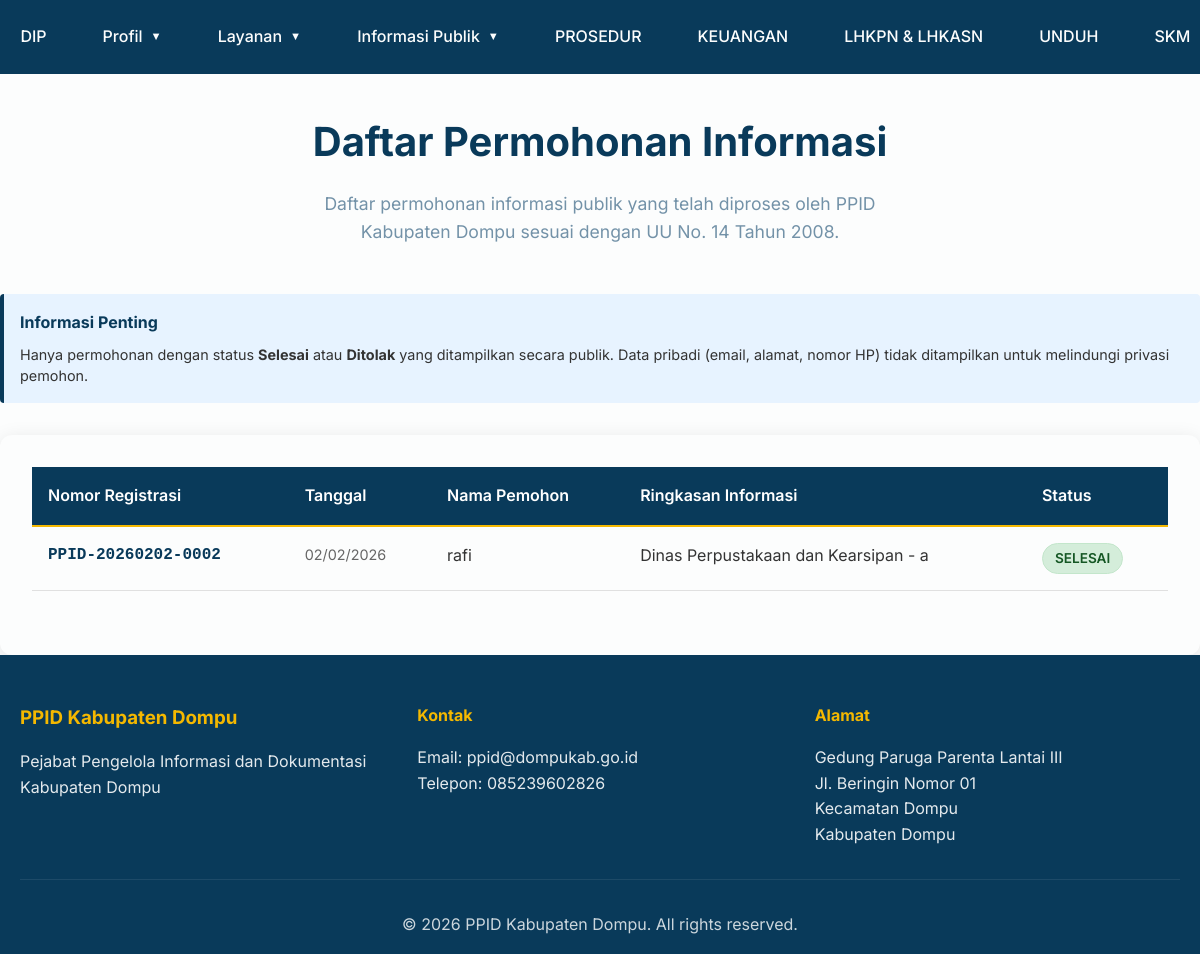
Before: /pages/daftar-permohonan-publik.php with the older database file.
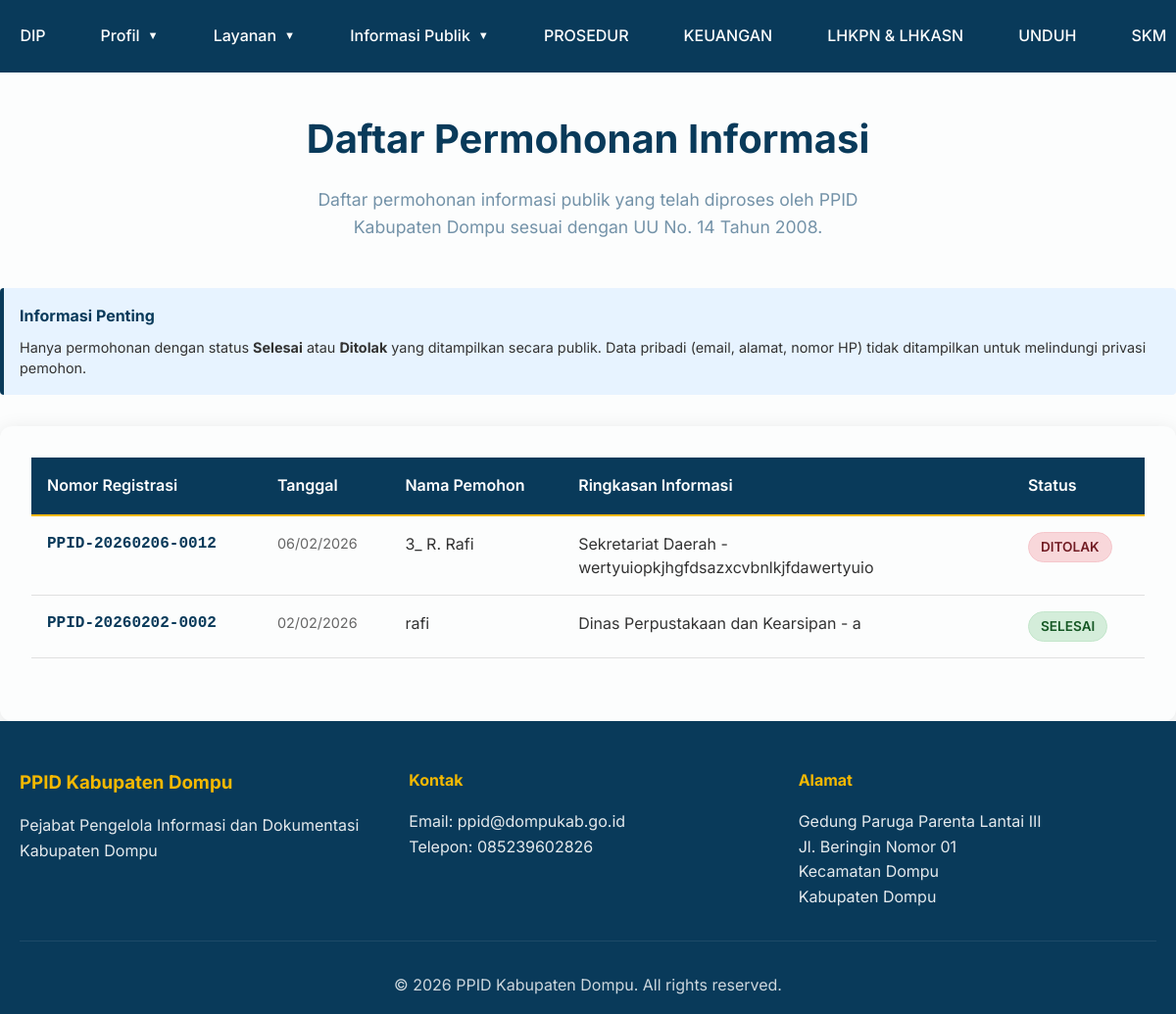
After: the same page with the newer database file.
### tables this page shows
CREATE TABLE `menus` (
  `id` int(11) NOT NULL,
  `name` varchar(100) NOT NULL,
  `url` varchar(255) NOT NULL,
  `parent_id` int(11) DEFAULT 0,
  `order_index` int(11) DEFAULT 0,
  `is_active` tinyint(1) DEFAULT 1,
  `created_at` timestamp NOT NULL DEFAULT current_timestamp(),
  `updated_at` timestamp NOT NULL DEFAULT current_timestamp() ON UPDATE current_timestamp()
);

CREATE TABLE `permohonan_informasi` (
  `id` int(11) NOT NULL,
  `nomor_registrasi` varchar(50) NOT NULL,
  `nama_pemohon` varchar(150) NOT NULL,
  `email` varchar(100) NOT NULL,
  `no_hp` varchar(20) DEFAULT NULL,
  `alamat` text DEFAULT NULL,
  `informasi_diminta` text NOT NULL,
  `tujuan_penggunaan` text DEFAULT NULL,
  `cara_memperoleh` enum('melihat','salinan','softcopy') NOT NULL,
  `status` enum('diajukan','diproses','ditolak','selesai') DEFAULT 'diajukan',
  `created_at` timestamp NOT NULL DEFAULT current_timestamp(),
  `pekerjaan` varchar(150) DEFAULT NULL,
  `jenis_identitas` varchar(100) DEFAULT NULL,
  `nomor_identitas` varchar(100) DEFAULT NULL,
  `scan_identitas` varchar(255) DEFAULT NULL,
  `tujuan_perangkat` varchar(150) DEFAULT NULL,
  `cara_mendapatkan` text DEFAULT NULL,
  `cara_pengambilan` varchar(100) DEFAULT NULL
);

### includes/config.php (called while the page is built, shortened)
<?php
function buildUrl($url) {
    $url = trim((string)$url);
    if ($url === '' || $url === '#') {
        return '#';
    }
    return rtrim(BASE_URL, '/') . '/' . ltrim($url, '/');
}
?>

### includes/permohonan_service.php (called while the page is built, shortened)
<?php
function getPublicPermohonan($limit = 50, $offset = 0) {
    global $conn;
    $stmt = $conn->prepare("
        SELECT id, nomor_registrasi, nama_pemohon,
               LEFT(informasi_diminta, 100) as ringkasan_informasi,
               status, created_at
        FROM permohonan_informasi
        WHERE status IN ('selesai', 'ditolak')
        ORDER BY created_at DESC
        LIMIT ? OFFSET ?
    ");
    $stmt->bind_param("ii", $limit, $offset);
    $stmt->execute();
    return $stmt->get_result()->fetch_all(MYSQLI_ASSOC);
}
?>

### pages/daftar-permohonan-publik.php (the view, shortened to what this page needs)
<?php
require_once '../includes/config.php';
require_once '../includes/permohonan_service.php';
$page = isset($_GET['page']) ? (int)$_GET['page'] : 1;
$limit = 20;
$offset = ($page - 1) * $limit;
$permohonanList = getPublicPermohonan($limit, $offset);
?>
<!DOCTYPE html>
<html lang="id">
<head>
    <link rel="stylesheet" href="../css/style.css">
</head>
<body class="daftar-permohonan-body">
    <?php include '../includes/header.php'; ?>
    <main class="daftar-page">
        <div class="page-header">
            <h1>Daftar Permohonan Informasi</h1>
            <p>Daftar permohonan informasi publik yang telah diproses oleh PPID Kabupaten Dompu sesuai dengan UU No. 14 Tahun 2008.</p>
        </div>
        <div class="info-box">
            <h4>Informasi Penting</h4>
            <p>Hanya permohonan dengan status <strong>Selesai</strong> atau <strong>Ditolak</strong> yang ditampilkan secara publik. Data pribadi (email, alamat, nomor HP) tidak ditampilkan untuk melindungi privasi pemohon.</p>
        </div>
        <div class="table-container">
            <?php if (!empty($permohonanList)): ?>
                <table class="permohonan-table">
                    <thead>
                        <tr>
                            <th>Nomor Registrasi</th>
                            <th>Tanggal</th>
                            <th>Nama Pemohon</th>
                            <th>Ringkasan Informasi</th>
                            <th>Status</th>
                        </tr>
                    </thead>
                    <tbody>
                        <?php foreach ($permohonanList as $permohonan): ?>
                            <tr>
                                <td class="nomor-reg"><?php echo htmlspecialchars($permohonan['nomor_registrasi']); ?></td>
                                <td class="tanggal"><?php echo date('d/m/Y', strtotime($permohonan['created_at'])); ?></td>
                                <td><?php echo htmlspecialchars($permohonan['nama_pemohon']); ?></td>
                                <td class="ringkasan"><?php echo htmlspecialchars($permohonan['ringkasan_informasi']); ?></td>
                                <td>
                                    <span class="status-badge status-<?php echo $permohonan['status']; ?>">
                                        <?php
                                        echo $permohonan['status'] === 'selesai' ? 'Selesai' : 'Ditolak';
                                        ?>
                                    </span>
                                </td>
                            </tr>
                        <?php endforeach; ?>
                    </tbody>
                </table>
            <?php endif; ?>
        </div>
    </main>
    <?php include '../includes/footer.php'; ?>
</body>
</html>

### includes/header.php (shortened to what this page needs)
<header class="header" id="header">
    <div class="container">
        <div class="header-content">
            <nav class="nav-menu">
                <ul class="nav-list">
                    <?php
                    global $conn;
                    $menuByParent = [];
                    $result = $conn->query("SELECT * FROM menus WHERE is_active = 1 ORDER BY parent_id ASC, order_index ASC");
                    while ($row = $result->fetch_assoc()) {
                        $menuByParent[(int)$row['parent_id']][] = $row;
                    }
                    function renderNavMenu($menuByParent, $parentId = 0) {
                        foreach ($menuByParent[$parentId] as $menu) {
                            $menuId = (int)$menu['id'];
                            $hasChildren = !empty($menuByParent[$menuId]);
                            echo '<li class="nav-item">';
                            if ($hasChildren) {
                                echo '<a href="' . buildUrl($menu['url']) . '" class="nav-link dropdown-toggle">' . htmlspecialchars($menu['name']) . '</a>';
                            } else {
                                echo '<a href="' . buildUrl($menu['url']) . '" class="nav-link">' . htmlspecialchars($menu['name']) . '</a>';
                            }
                            echo '</li>';
                        }
                    }
                    renderNavMenu($menuByParent, 0);
                    ?>
                </ul>
            </nav>
        </div>
    </div>
</header>

Changed rows visible on the page:
now on this page (row edited): permohonan_informasi: nomor_registrasi "PPID-20260206-0012", created_at "06/02/2026", nama_pemohon "3_ R. Rafi", ringkasan_informasi "Sekretariat Daerah - wertyuiopkjhgfdsazxcvbnlkjfdawertyuio", status "DITOLAK"
